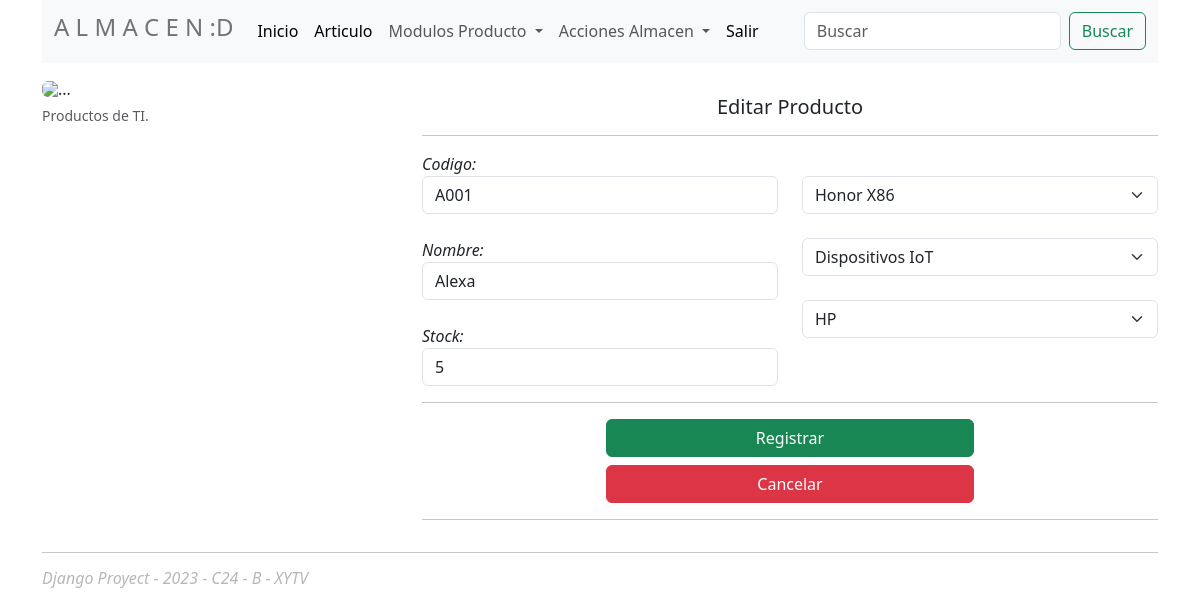
/articulo/edicionarticulo/A001, run on the app's committed database.
### Almacen/models.py (models this page shows, shortened)
class Articulo(models.Model):
    codigo=models.CharField(primary_key=True, max_length=6)
    nombre=models.CharField(max_length=60)
    stock=models.IntegerField()
    codigo_Modelo = models.ForeignKey(Modelo, on_delete=models.CASCADE)
    codigo_Marca = models.ForeignKey(Marca, on_delete=models.CASCADE)
    codigo_Categoria=models.ForeignKey(Categoria, on_delete=models.CASCADE)

class Modelo(models.Model):
    codigo=models.CharField(primary_key=True, max_length=6)
    nombre=models.CharField(max_length=60)

class Categoria(models.Model):
    codigo=models.CharField(primary_key=True, max_length=6)
    nombre=models.CharField(max_length=60)
    descripcion=models.CharField(max_length=500)

class Marca(models.Model):
    codigo=models.CharField(primary_key=True, max_length=6)
    nombre=models.CharField(max_length=60)

### Almacen/views.py (the view)
# urls.py: path('articulo/edicionarticulo/<codigo>',views.edicionarticulo),
def edicionarticulo(request, codigo):
    articulo = Articulo.objects.get(codigo = codigo)
    modelos = Modelo.objects.all()
    marcas = Marca.objects.all()
    categorias = Categoria.objects.all()
    context = {"articulo":articulo,"modelos":modelos,"marcas":marcas,"categorias":categorias}
    return render(request, template_edit_articulo,context)

### Almacen/templates/articulo/edit_articulo.html (shortened to what this page needs)
{% extends 'base/index.html' %}
{% block content %}
<div class="row pt-3">
    <div class="col-4">
        <figure class="figure">
            <img src="https://img.pikbest.com/png-images/qiantu/mbe-style-daily-necessities-electronic-products-cartoon-cute-set-of-pictures_2577475.png!w700wp"
                class="figure-img img-fluid rounded" alt="...">
            <figcaption class="figure-caption text-end">Productos de TI.</figcaption>
        </figure>
    </div>
    <div class="col-8 pt-3">
        <h5 class=" text-center">Editar Producto</h5>
        <hr>
        <form action="/articulo/updatearticulo/{{articulo.codigo}}" method="post">
            <div class="row">
                <div class="col">
                    <div>
                        <label><em>Codigo:</em></label>
                        <input type="text" readonly name="txtCodigo"  value="{{articulo.codigo}}" class="form-control">
                    </div><br>
                    <div>
                        <label><em>Nombre:</em></label>
                        <input type="text" name="txtNombre"  value="{{articulo.nombre}}" class="form-control">
                    </div><br>
                    <div>
                        <label><em>Stock:</em></label>
                        <input type="number" name="txtStock" value="{{articulo.stock}}" class="form-control">
                    </div>
                </div>
                <div class="col">
                    <br>
                    <div>
                        <select class="form-select" aria-label="Default select example" name="txtModelo">
                            <option selected value="{{articulo.codigo_Modelo.codigo}}">{{articulo.codigo_Modelo.nombre}}</option>
                          </select>
                    </div><br>
                    <div>
                        <select class="form-select" aria-label="Default select example" name="txtCategoria">
                            <option selected value="{{articulo.codigo_Categoria.codigo}}">{{articulo.codigo_Categoria.nombre}}</option>
                          </select>
                    </div><br>
                    <div>
                        <select class="form-select" aria-label="Default select example" name="txtMarca">
                            <option selected value="{{articulo.codigo_Marca.codigo}}">{{articulo.codigo_Marca.nombre}}</option>
                          </select>
                    </div>
                </div>
            </div>
            <hr>
            <div class="d-grid gap-2 col-6 mx-auto">
                <button class="btn btn-success" type="submit">Registrar</button>
                <button class="btn btn-danger" type="reset">Cancelar</button>
            </div>
            <hr>
        </form>
    </div>
</div>
{% endblock %}

### data on the page
Articulo: txtCodigo "A001", txtNombre "Alexa", txtStock "5", txtModelo "Honor X86", txtCategoria "Dispositivos IoT", txtMarca "HP"
